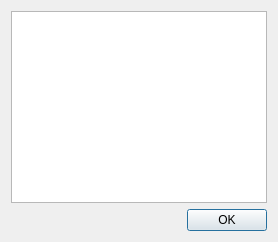
<?xml version="1.0" encoding="UTF-8"?>
<ui version="4.0">
 <class>accountStatus</class>
 <widget class="QDialog" name="accountStatus">
  <property name="windowTitle">
   <string>Account Status</string>
  </property>
  <layout class="QVBoxLayout" name="accountStatusLayout">
   <item>
    <widget class="QTreeView" name="accountView">
     <attribute name="headerVisible">
      <bool>false</bool>
     </attribute>
    </widget>
   </item>
   <item>
    <widget class="QDialogButtonBox" name="buttons">
     <property name="standardButtons">
      <set>QDialogButtonBox::Ok</set>
     </property>
    </widget>
   </item>
  </layout>
 </widget>
 <resources/>
 <connections/>
</ui>
